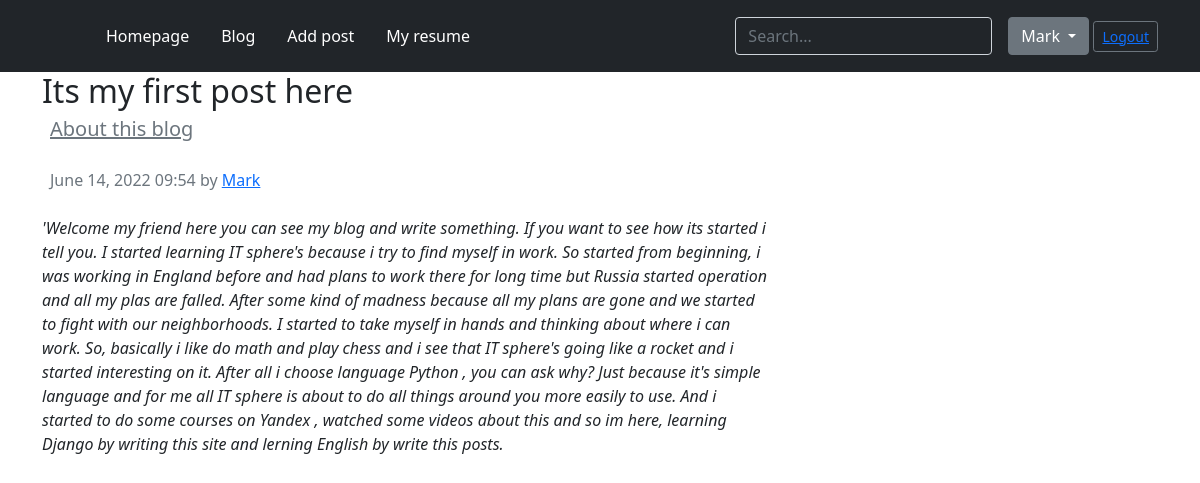
The app's page /post/1/ (signed in) with its own data.
### blog/models.py (models this page shows, shortened)
class Blog(models.Model):
    title = models.CharField(max_length=255)
    slug = models.SlugField(max_length=255, unique=True, db_index=True, verbose_name='URL')
    content = models.TextField()
    time_create = models.DateTimeField(auto_now_add=True)
    time_update = models.DateTimeField(auto_now=True)
    is_published = models.BooleanField(default=True)
    cat = models.ForeignKey('Category', on_delete=models.PROTECT)
    def __str__(self):
        return self.title

class Category(models.Model):
    name = models.CharField(max_length=100, db_index=True, verbose_name='Category')
    slug = models.SlugField(max_length=255, unique=True, db_index=True, verbose_name='URL')
    def __str__(self):
        return self.name
    class Meta:
        ordering = ['id']

### blog/views.py (the view)
# urls.py: path('post/<slug:post_slug>/', Showpost.as_view(), name='post'),
class Showpost(DataMixin, DetailView):
    model = Blog
    template_name = 'blog/post.html'
    slug_url_kwarg = 'post_slug'
    context_object_name = 'post'
    def get_context_data(self, *, object_list=None, **kwargs):
        context = super().get_context_data(**kwargs)
        c_def = self.get_user_context(title=context['post'])
        return dict(list(context.items()) + list(c_def.items()))

### blog/utils.py (called while the page is built)
    def get_user_context(self, **kwargs):
        context = kwargs
        cats = Category.objects.annotate(Count('blog'))
        user_menu = menu.copy()
        if not self.request.user.is_authenticated:
            user_menu.pop(2)
        context['menu'] = user_menu
        context['cats'] = cats
        if 'cat_selected' not in context:
            context['cat_selected'] = 0
        return context

### blog/templates/blog/post.html (shortened to what this page needs)
{% extends 'blog/base.html' %}
{% block content %}
<main class="container">
        <div class="row g-5">
            <div class="col-md-8">
                <article class="blog-post">
                    <h2 class="blog-post-title mb-1">{{ post.title }}</h2>
                    <blockquote class="blockquote">
                    <p><a class="p-2 link-secondary" href="{% url 'category' post.cat.slug %}">{{ post.cat }}</a></p>
                    </blockquote>
                    <p class="p-2 link-secondary">{{ post.time_create | date:'F d, Y H:i'}} by <a href="#">Mark</a></p>
                    <p><em>{{ post.content }}</em></p>
                </article>
            </div>
        </div>
</main>
{% endblock %}

### blog/templates/blog/base.html (shortened to what this page needs)
{% load blog_tags %}
{% load static %}
<!doctype html>
<html lang="en">
<head>
    <link rel="stylesheet" href="https://cdn.jsdelivr.net/npm/bootstrap@5.1.3/dist/css/bootstrap.min.css">
</head>
<body>
{% block main_menu %}
<header class="p-3 bg-dark text-white">
    <div class="container">
      <div class="d-flex flex-wrap align-items-center justify-content-center justify-content-lg-start">
        <a href="/" class="d-flex align-items-center mb-2 mb-lg-0 text-white text-decoration-none">
          <svg class="bi me-2" width="40" height="32" role="img" aria-label="Bootstrap"><use xlink:href="#bootstrap"></use></svg>
        </a>
{% block mainmenu %}
        <ul class="nav col-12 col-lg-auto me-lg-auto mb-2 justify-content-center mb-md-0">
{% for m in menu %}
          <li><a href="{% url m.url_name %}" class="nav-link px-3 text-white">{{m.title}}</a></li>
{% endfor %}
        </ul>
{% endblock mainmenu %}
        <form class="col-12 col-lg-auto mb-3 mb-lg-0 me-lg-3" role="search">
          <input type="search" class="form-control form-control-dark text-white bg-dark" placeholder="Search..." name="q" aria-label="Search">
        </form>
            {% if request.user.is_authenticated %}
              <div class="dropdown">
                  <a class="btn btn-secondary dropdown-toggle" href='{% url 'home' %}'
                  role="button" id="dropdownMenuLink" data-bs-toggle="dropdown" aria-expanded="false">
                    {{user.username}}
                  </a>
                  <button class="btn btn-sm btn-outline-secondary" type="button"><a href="{% url 'logout' %}">Logout</a></button>
              </div>
            {% else %}
        <div class="text-end">
          <button type="button" class="btn btn-outline-light me-2"><a href="{% url 'login' %}">Login</a></button>
          <button type="button" class="btn btn-warning"><a href="{% url 'register' %}">Sign-up</a></button>
        </div>
            {% endif %}
      </div>
    </div>
  </header>
{% endblock main_menu %}
{% block content %}{% endblock %}
</body>
</html>

### records on screen
Blog: title "Its my first post here", cat "About this blog", time_create "June 14, 2022 09:54", content "'Welcome my friend here you can see my blog and write something. If you want to see how its started i tell you. I started learning IT sphere's because i try to find myself in work. So started from beginning, i was working in England before and had plans to work there for long time but Russia started operation and all my plas are falled. After some kind of madness because all my plans are gone and we started to fight with our neighborhoods. I started to take myself in hands and thinking about where i can work. So, basically i like do math and play chess and i see that IT sphere's going like a rocket and i started interesting on it. After all i choose language Python , you can ask why? Just…"

### other values on screen
{{ m.title }} "Homepage" "Blog" "Add post" "My resume"
{{ user.username }} "Mark"
